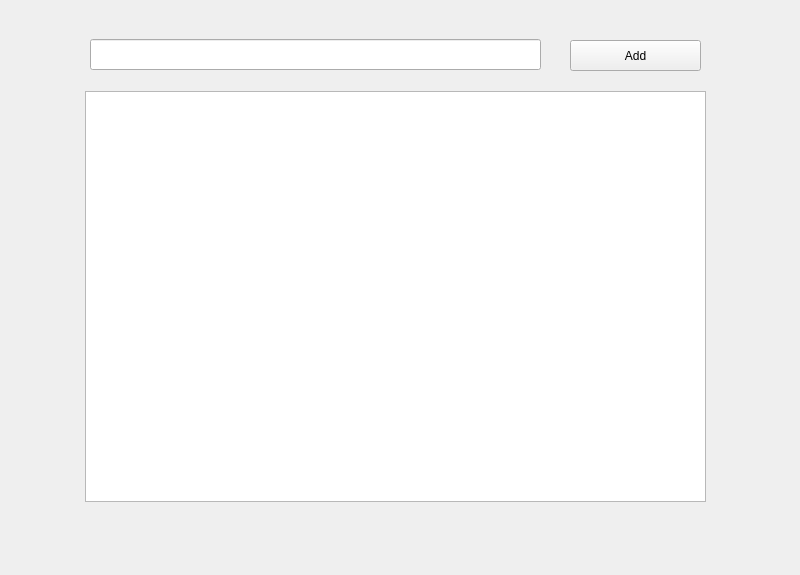
<?xml version="1.0" encoding="UTF-8"?>
<ui version="4.0">
 <class>MainWindow</class>
 <widget class="QMainWindow" name="MainWindow">
  <property name="geometry">
   <rect>
    <x>0</x>
    <y>0</y>
    <width>800</width>
    <height>575</height>
   </rect>
  </property>
  <property name="windowTitle">
   <string>MainWindow</string>
  </property>
  <widget class="QWidget" name="centralwidget">
   <widget class="QPushButton" name="pushButton">
    <property name="geometry">
     <rect>
      <x>570</x>
      <y>40</y>
      <width>131</width>
      <height>31</height>
     </rect>
    </property>
    <property name="text">
     <string>Add</string>
    </property>
   </widget>
   <widget class="QLineEdit" name="lineEdit">
    <property name="geometry">
     <rect>
      <x>90</x>
      <y>39</y>
      <width>451</width>
      <height>31</height>
     </rect>
    </property>
   </widget>
   <widget class="QListWidget" name="listWidget">
    <property name="geometry">
     <rect>
      <x>85</x>
      <y>91</y>
      <width>621</width>
      <height>411</height>
     </rect>
    </property>
   </widget>
  </widget>
 </widget>
 <resources/>
 <connections/>
</ui>
